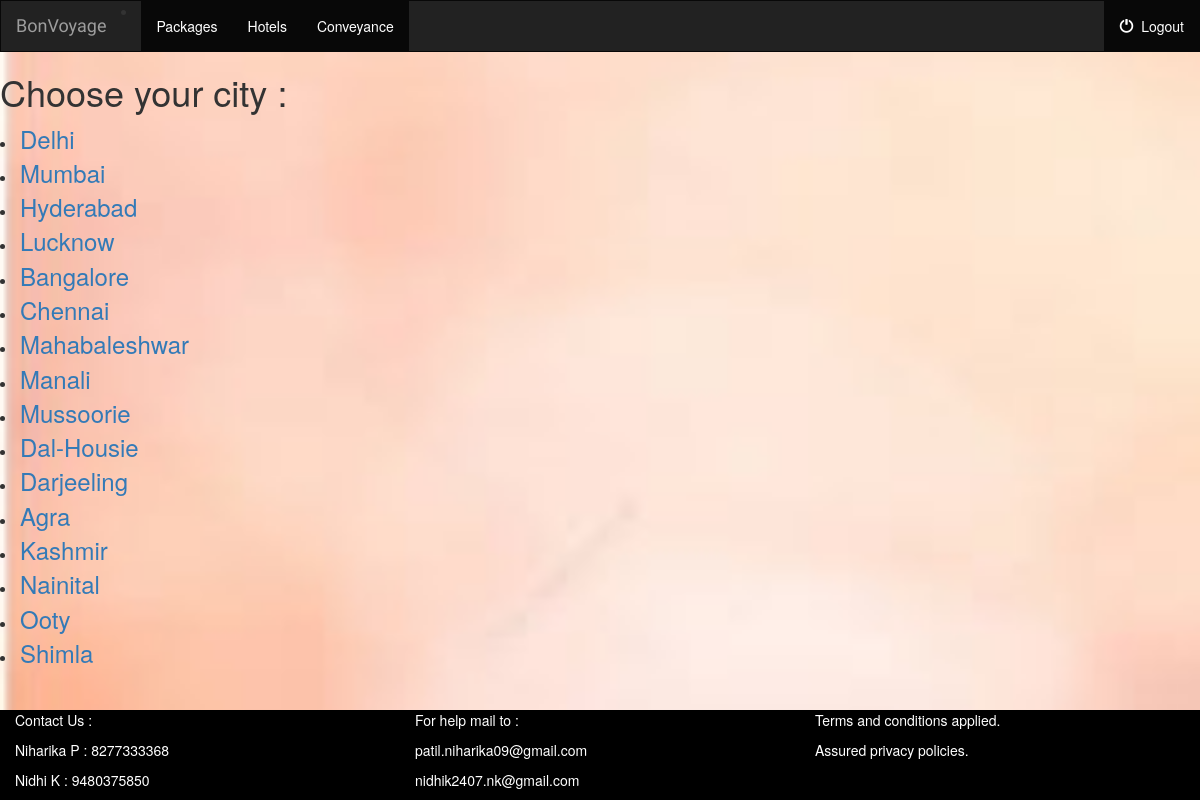
Screenshot of /hotels/ with the database file from the repository.
### hotels/models.py (models this page shows, shortened)
class cities(models.Model):
    cname=models.CharField(max_length=20)

### hotels/views.py (the view)
def index2(request):
    all_cities = cities.objects.all()
    context = {'all_cities': all_cities}
    return render(request, 'hotels/index2.html', context)

### hotels/templates/hotels/index2.html
{%  extends 'packages/base.html' %}
{% block body %}
    {% if all_cities %}
        <h1> Choose your city : </h1>
        <u1>
            {% for p in all_cities %}
                <li><font size="5"> <a href="{% url 'hotels:details2' p.id %}">{{ p.cname }}</a></font></li>
            {% endfor %}
            <br><br><br><br><br><br>
        </u1>
    {% else %}
        <h3>We dont have any hotels</h3>
    {% endif %}
{% endblock %}

### packages/static/packages/style.css (style rules this page uses)
body { background: white; }

### packages/templates/packages/base.html (style rules this page uses)
body { background-image: url('/static/packages/images/bbb.jpg'); background-size: 100% 100%; background-repeat: no-repeat; }

### rows the page displays
cities: cname "Delhi"
cities: cname "Mumbai"
cities: cname "Hyderabad"
cities: cname "Lucknow"
cities: cname "Bangalore"
cities: cname "Chennai"
cities: cname "Mahabaleshwar"
cities: cname "Manali"
cities: cname "Mussoorie"
cities: cname "Dal-Housie"
cities: cname "Darjeeling"
cities: cname "Agra"
cities: cname "Kashmir"
cities: cname "Nainital"
cities: cname "Ooty"
cities: cname "Shimla"
